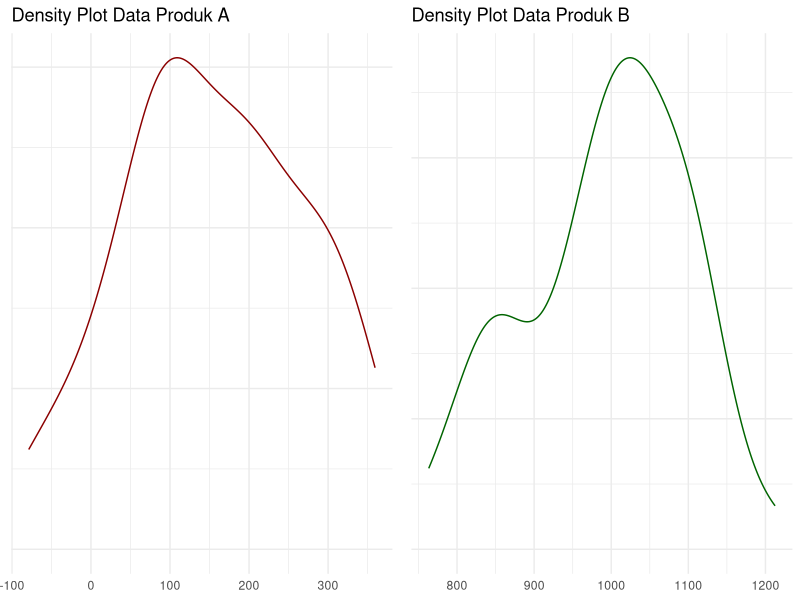
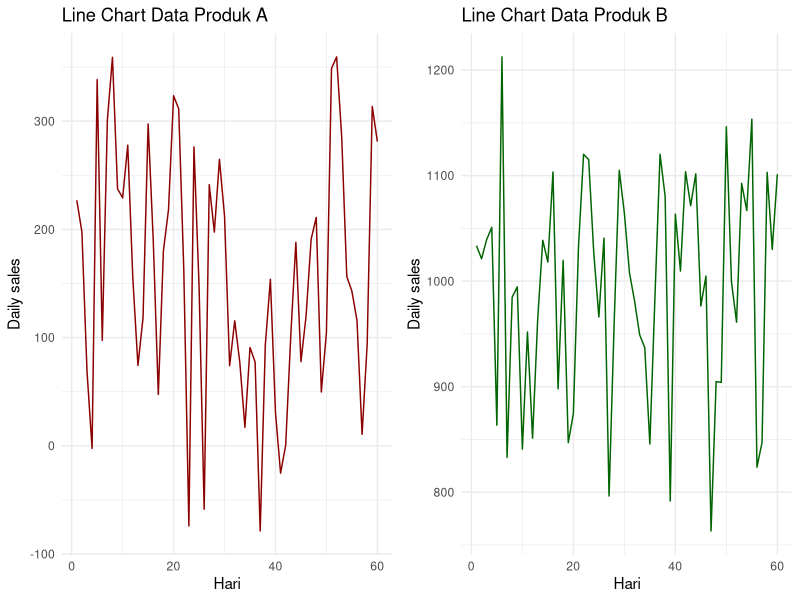
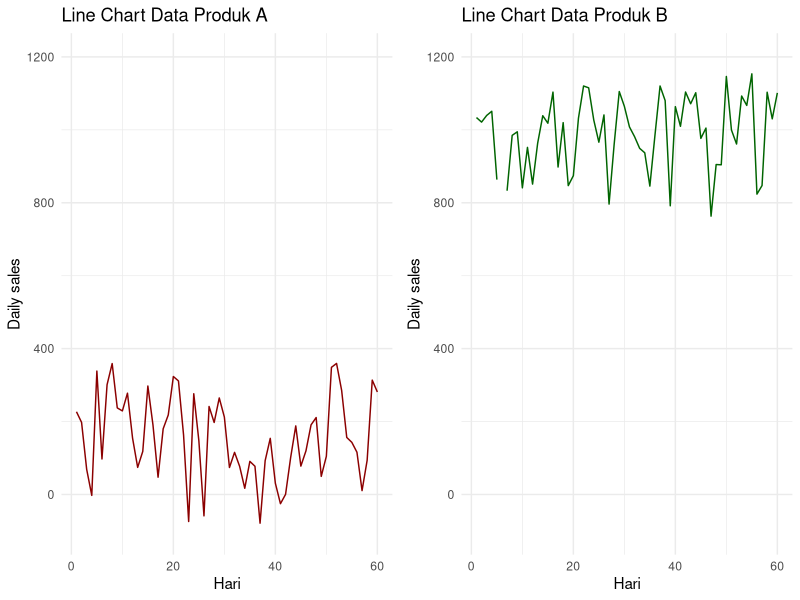

These figures' R source, in order:
## ---- chunk 1
knitr::opts_chunk$set(echo = TRUE)
## ---- chunk 2
rm(list=ls())

library(dplyr)
library(ggplot2)
library(ggpubr)

n = 60
A = rnorm(n,mean = 150,sd = 100)
B = rnorm(n,mean = 1000,sd = 100)

df = data.frame(id = 1:n,
                A = round(A,1),
                B = round(B,1))

df %>% rename("hari_ke" = id) %>% knitr::kable()
## ---- chunk 3
plt1 = 
  df %>%
  ggplot(aes(x = A)) +
  geom_density(color = "darkred") +
  labs(title = "Density Plot Data Produk A") +
  theme_minimal() +
  theme(axis.text.y = element_blank(),
        axis.title = element_blank())

plt2 = 
  df %>%
  ggplot(aes(x = B)) +
  geom_density(color = "darkgreen") +
  labs(title = "Density Plot Data Produk B") +
  theme_minimal() +
  theme(axis.text.y = element_blank(),
        axis.title = element_blank())

ggarrange(plt1,plt2,ncol = 2)
## ---- chunk 4
plt3 = 
  df %>% 
  ggplot(aes(x = id,
             y = A)) +
  geom_line(group = 1,color = "darkred") +
  labs(x = "Hari",
       y = "Daily sales",
       title = "Line Chart Data Produk A") +
  theme_minimal()

plt4 = 
  df %>% 
  ggplot(aes(x = id,
             y = B)) +
  geom_line(group = 1,color = "darkgreen") +
  labs(x = "Hari",
       y = "Daily sales",
       title = "Line Chart Data Produk B") +
  theme_minimal()

ggarrange(plt3,plt4,ncol = 2)
## ---- chunk 5
plt3 = 
  df %>% 
  ggplot(aes(x = id,
             y = A)) +
  geom_line(group = 1,color = "darkred") +
  labs(x = "Hari",
       y = "Daily sales",
       title = "Line Chart Data Produk A") +
  theme_minimal() +
  ylim(-100,1200)

plt4 = 
  df %>% 
  ggplot(aes(x = id,
             y = B)) +
  geom_line(group = 1,color = "darkgreen") +
  labs(x = "Hari",
       y = "Daily sales",
       title = "Line Chart Data Produk B") +
  theme_minimal() +
  ylim(-100,1200)

ggarrange(plt3,plt4,ncol = 2)
## ---- chunk 6
# koefisien variasi produk A
mean = 150
sd = 100
sd/mean * 100 

# koefisien variasi produk B
mean = 1000
sd = 100
sd/mean * 100
